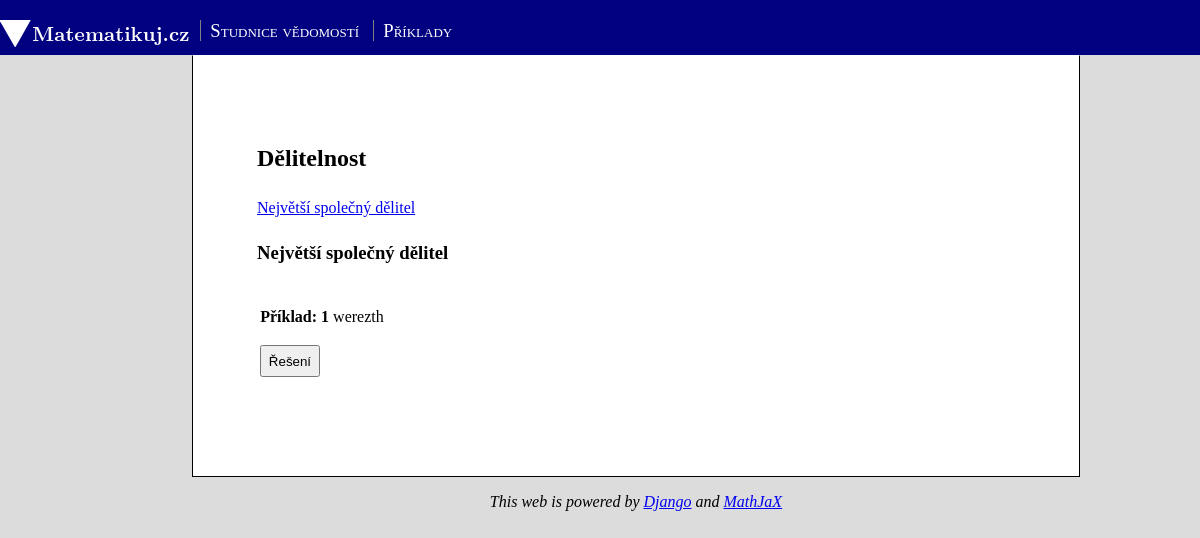
/priklady/6. ročník/Dělitelnost/, run on an earlier commit of the app's database.
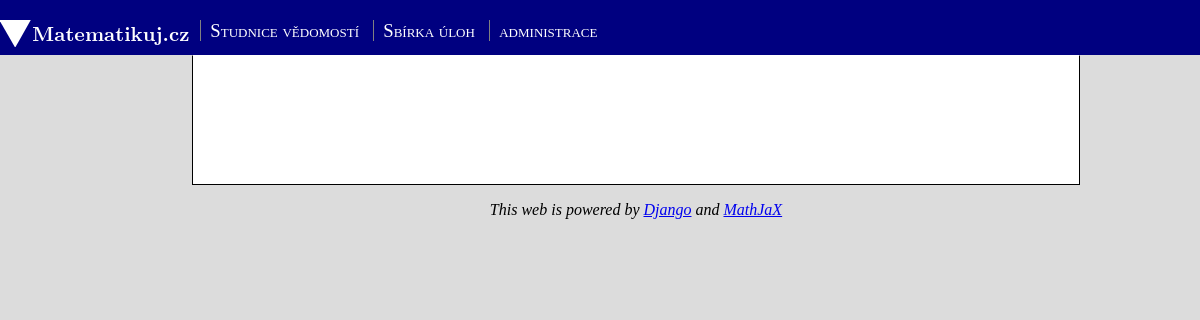
And on a later commit of the database.
### matematikuj/models.py (models this page shows, shortened)
class Menu_bloky(models.Model):
    nazev = models.CharField(max_length = 30)
    odkaz = models.CharField(max_length = 50)

class Tema(models.Model):
    ZS = 'ZŠ'
    SS = 'SŠ'
    SKOLA = (('1',ZS),('2',SS),)
    skola = models.CharField(max_length=2, choices=SKOLA, default=ZS)
    tema = models.CharField(max_length=30)
    podtema = models.CharField(max_length=50, blank=True)
    kapitola = models.CharField(max_length=50, blank=True)
    pocet_prikladu = 0
    def __str__(self):
        if self.kapitola == '':
            if self.podtema == '':
                return self.tema
            else:
                return self.tema + '|' + self.podtema
        else:
            return self.tema + '| ' + self.podtema + '| ' + self.kapitola
    class Meta:
        verbose_name = 'Téma'
        verbose_name_plural = 'Témata'
        ordering = ["tema","podtema"]

class Pocetni_priklady(models.Model):
    tema = models.ForeignKey(Tema, on_delete = models.CASCADE)
    zadani = models.TextField()
    reseni = models.TextField()
    ident = 1
    ukaz_reseni = False
    class Meta:
        verbose_name = 'Příklad'
        verbose_name_plural = 'Příklady'

### matematikuj/views.py (the view)
# urls.py: path("priklady/", views.temata, name="temata"),
def priklady(request, tema, podtema):
    url = "matematikuj/index.html"
    priklady = Pocetni_priklady.objects.all()
    temata = Tema.objects.all()
    priklady_splnujici_tema = []
    kapitoly_splnujici_tema = []
    for tm in temata:
        if ((tm.tema == tema) and (tm.podtema==podtema)):
            if (len(tm.kapitola) !=0):
                kapitoly_splnujici_tema.append(tm)
                print(tm)
            else:
                tema_bez_kapitoly = tm
    iterace = 1
    for priklad in priklady:
        if ((priklad.tema.tema == tema) and (priklad.tema.podtema == podtema)):
            priklad.ident = iterace
            iterace +=1
            if request.method == "POST":
                if request.POST.get(str(priklad.ident)):
                    priklad.ukaz_reseni = not(priklad.ukaz_reseni)
            priklady_splnujici_tema.append(priklad)
    return render(request, url , dict(bloky = Menu_bloky.objects.all(),
                priklady = priklady_splnujici_tema,
                tema = tema,
                podtema = podtema,
                kapitoly = kapitoly_splnujici_tema,
                tema_bez_kapitoly = tema_bez_kapitoly))

### matematikuj/templates/matematikuj/index.html (shortened to what this page needs)
<!doctype html>
<html lang="cs">
<head>
 <link href="http://allfont.net/allfont.css?fonts=latin-modern-roman-10-regular" rel="stylesheet" type="text/css" />
{% load static %}
 <link rel="stylesheet" href="{% static 'global_static/base_style.css' %}" >
 <link rel="stylesheet" href="{% static '/matematikuj_style.css' %}" >
</head>
<body id="0">
<nav>
     {% include 'matematikuj/menuBloky.html' %}
</nav>
<article>
     {% include 'matematikuj/content.html' %}
</article>
<footer>
     This web is powered by <a href="https://www.djangoproject.com/">Django</a> and
          <a href="https://www.mathjax.org/">MathJaX</a>
</footer>
</body>

### matematikuj/templates/matematikuj/menuBloky.html
{% load static %}
<div class="home"><a href="/"><img src={% static 'logo.svg' %}></div>
    <dl class="menu">
    {% for blok in bloky %}
        <dd class="menu-button"> <a class="button" href="/{{blok.odkaz}}/">{{blok.nazev}}</a></dd>
    {% endfor %}
    </dl>

### matematikuj/templates/matematikuj/priklady.html (shortened to what this page needs)
<h2>{{podtema}}</h2>
<dl>
{% for kapitola in kapitoly %}
<dt><a href="#{{kapitola.kapitola}}">{{kapitola.kapitola}}</a></dt>
{% endfor %}
<dl>
{% for kapitola in kapitoly %}
    <h3 id="{{kapitola.kapitola}}"">{{kapitola.kapitola}}</h3>
    {% for priklad in priklady %}
        {% if kapitola == priklad.tema%}
            {% if priklad.ukaz_reseni %}
            <div id="{{priklad.ukaz_reseni}}" class="ukazuj">
            <div class="zadani_vyrazne">
            <p> <strong> Příklad: {{priklad.ident}} </strong> {{ priklad.zadani }}
            <p><em>Řešení: </em> {{ priklad.reseni }} </p>
            </div>
            </div>
            {% else %}
            <div id="{{priklad.ukaz_reseni}}">
            <div class="zadani">
            <p> <strong> Příklad: {{priklad.ident}} </strong> {{ priklad.zadani }}
            <form action='.' method='POST'>
            <input class="reseni_button" type="submit" name="{{priklad.ident}}" value="Řešení">
            </form>
            </p>
            </div>
            </div>
            {% endif %}
        {% endif %}
    {% endfor %}
{% endfor %}

What changed in the data, as far as the page shows it:
no longer on this page (row unchanged): Tema: kapitola "Největší společný dělitel"
removed Pocetni_priklady: ident "1", zadani "werezth"
changed Menu_bloky: nazev "Příklady" → "Sbírka úloh"
added Menu_bloky: nazev "administrace"
Also different on the page:
{{ podtema }}: "Dělitelnost" → (not shown)
